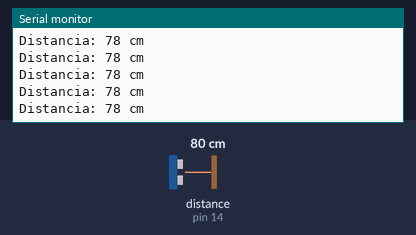
Bench run of a sketch on a simulated Arduino Uno, built with avr-gcc and run on an emulated ATmega328P. On the bench: the last lines printed to the serial monitor. Wiring (inferred from the names in the program): ultrasonic range finder: trigger pin 18; echo pin 14. The inputs (shaded band) are chosen by the test bench; at power-on: distance to the obstacle (sensor on pin 14) 80 cm. The echo pulse lasts 58.3 µs per cm.

Above: at 1.2 s.
1.3 s: distance to the obstacle (sensor on pin 14) set to 2 cm
At 1.38 s:
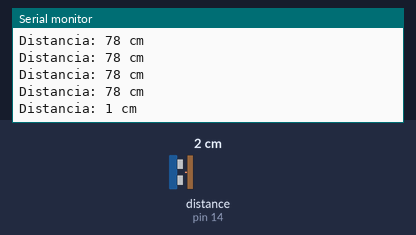
4.3 s: distance to the obstacle (sensor on pin 14) set to 4 cm
At 4.3 s:
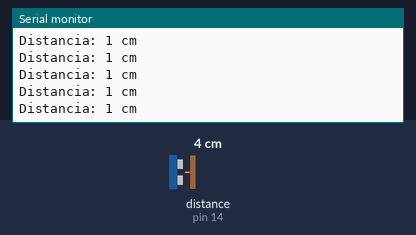
5.8 s: distance to the obstacle (sensor on pin 14) set to 35 cm
At 5.82 s:
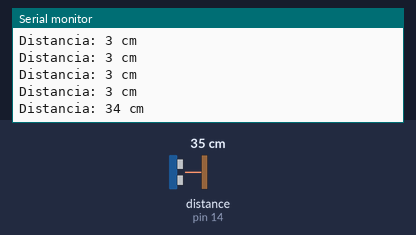
Timing chart, 0 to 8.8 s (numbered marks = the images above; inputs shaded):
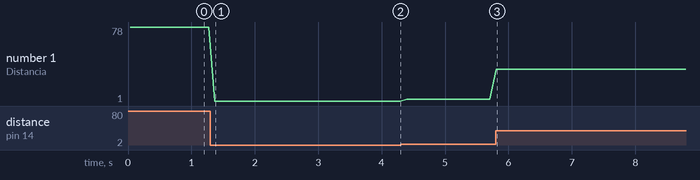

Measured:
- after the input at 1.3 s, the serial monitor: prints a new line after 0.07 s (image 1)
- after the input at 5.8 s, the serial monitor: prints a new line at once (image 3)
- plotted number 1: 78 → 1 after the input at 1.3 s, 1 → 3 after the input at 4.3 s, 3 → 34 after the input at 5.8 s

The sketch:

ultrasonic-sensor-detector.ino
```cpp
#include <Wire.h>


const int trigPin = 18; // Define el pin A4 como el pin digital 18
const int echoPin = 14; // Define el pin A0 como el pin digital 14


long duration; // Variable para almacenar la duración del pulso
int distance; // Variable para almacenar la distancia calculada

void setup() {
  pinMode(trigPin, OUTPUT); // Configura trigPin como salida
  pinMode(echoPin, INPUT); // Configura echoPin como entrada
  Serial.begin(9600); // Inicia la comunicación serial a 9600 baudios
  Serial.println("Sensor de proximidad iniciado");
}

void loop() {
  // Limpia el trigPin
  digitalWrite(trigPin, LOW);
  delayMicroseconds(2);

  // Genera un pulso de 10 microsegundos en trigPin
  digitalWrite(trigPin, HIGH);
  delayMicroseconds(10);
  digitalWrite(trigPin, LOW);

  // Lee el pulso de echoPin
  duration = pulseIn(echoPin, HIGH);


  // Calcula la distancia en centímetros
  distance = duration * 0.034 / 2;

  // Imprime la distancia calculada en el Monitor Serial
  Serial.print("Distancia: ");
  Serial.print(distance);
  Serial.println(" cm");


  // Espera un pequeño intervalo antes de la siguiente medición
  delay(100);
}
```
